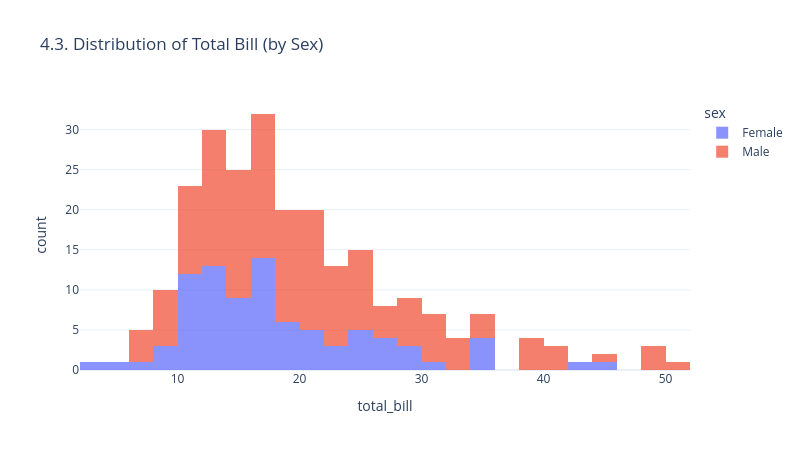

This figure's notebook cell:
### Markdown cell above
## 4.3. Histograms
Histograms show distributions; add `color` to compare subgroups.

### Code cell
fig = px.histogram(
    tips, x="total_bill", nbins=30, color="sex",
    title="4.3. Distribution of Total Bill (by Sex)"
)

fig.update_traces(opacity=0.75)
fig.show()

### Figure 1 — Plotly figure (JSON) as saved in the notebook; plotly's stock layout.template omitted (floating-point values rounded to 4 significant figures; data arrays with more than 128 entries replaced by an {"elided": "..."} marker saying what was removed)
{"data": [{"bingroup": "x", "hovertemplate": "sex=Female<br>total_bill=%{x}<br>count=%{y}<extra></extra>", "legendgroup": "Female", "marker": {"color": "#636efa", "pattern": {"shape": ""}}, "name": "Female", "nbinsx": 30, "opacity": 0.75, "orientation": "v", "showlegend": true, "type": "histogram", "x": [16.99, 24.59, 35.26, 14.83, 10.33, 16.97, 20.29, 15.77, 19.65, 15.06, 20.69, 16.93, 10.29, 34.81, 26.41, 16.45, 3.07, 17.07, 26.86, 25.28, 14.73, 10.07, 34.83, 5.75, 16.32, 22.75, 11.35, 15.38, 44.3, 22.42, 20.92, 14.31, 7.25, 25.71, 17.31, 10.65, 12.43, 24.08, 13.42, 12.48, 29.8, 14.52, 11.38, 20.27, 11.17, 12.26, 18.26, 8.51, 10.33, 14.15, 13.16, 17.47, 27.05, 16.43, 8.35, 18.64, 11.87, 29.85, 25.0, 13.39, 16.21, 17.51, 10.59, 10.63, 9.6, 20.9, 18.15, 19.81, 43.11, 13.0, 12.74, 13.0, 16.4, 16.47, 12.76, 13.27, 28.17, 12.9, 30.14, 13.42, 15.98, 16.27, 10.09, 22.12, 35.83, 27.18, 18.78], "xaxis": "x", "yaxis": "y"}, {"bingroup": "x", "hovertemplate": "sex=Male<br>total_bill=%{x}<br>count=%{y}<extra></extra>", "legendgroup": "Male", "marker": {"color": "#EF553B", "pattern": {"shape": ""}}, "name": "Male", "nbinsx": 30, "opacity": 0.75, "orientation": "v", "showlegend": true, "type": "histogram", "x": {"elided": "157 float values"}, "xaxis": "x", "yaxis": "y"}], "layout": {"barmode": "relative", "height": 450, "legend": {"title": {"text": "sex"}, "tracegroupgap": 0}, "title": {"text": "4.3. Distribution of Total Bill (by Sex)"}, "width": 800, "xaxis": {"anchor": "y", "domain": [0, 1], "title": {"text": "total_bill"}}, "yaxis": {"anchor": "x", "domain": [0, 1], "title": {"text": "count"}}}}
